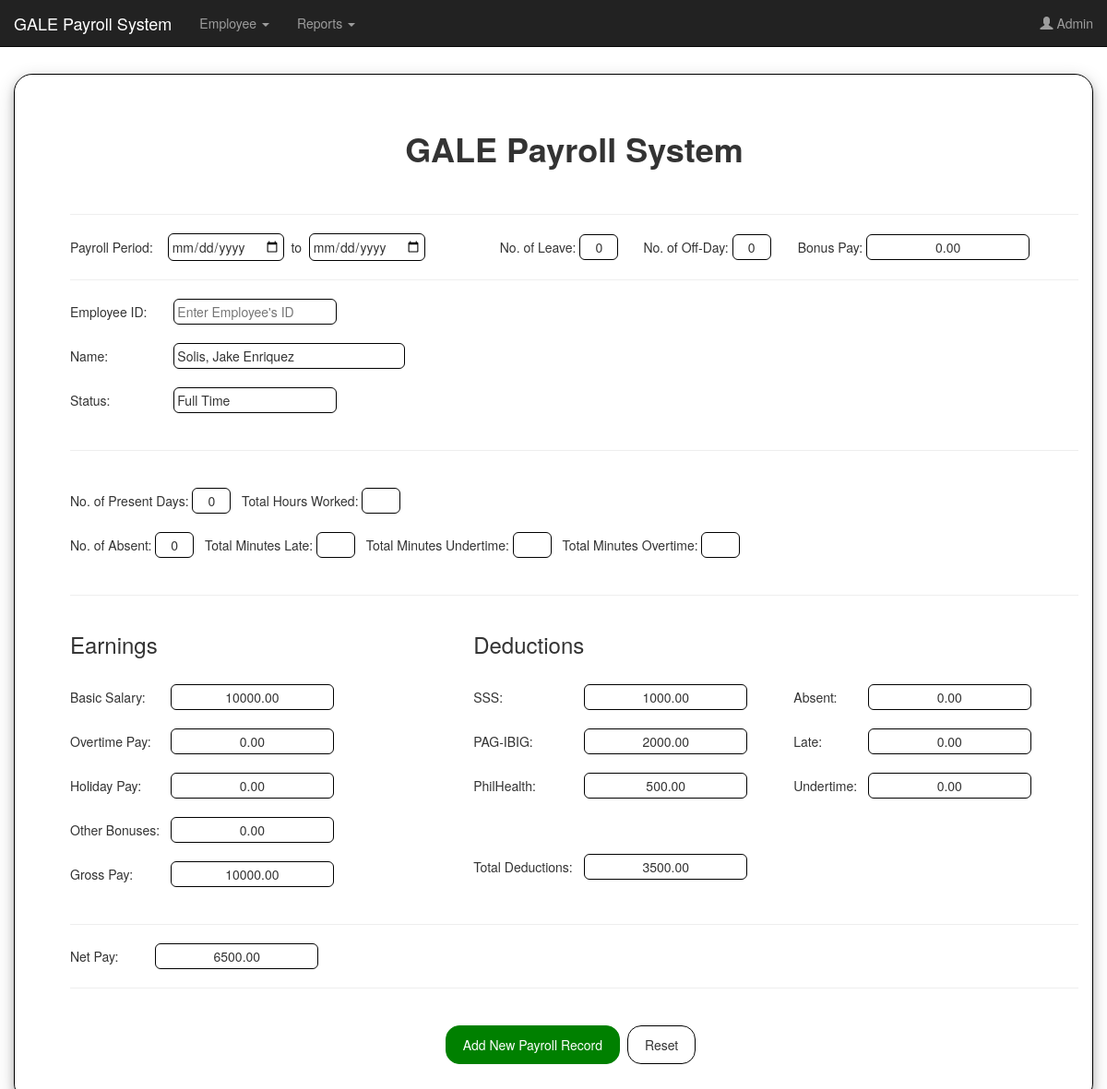
Screenshot of /salary/salary.php?slct_eid=125 (signed in) with the database file from the repository.
### tables this page shows
CREATE TABLE `employeepaytb` (
  `fld_eid` int(11) NOT NULL,
  `fld_name` varchar(200) NOT NULL,
  `fld_status` varchar(200) DEFAULT NULL,
  `fld_basicsalary` float(11,2) DEFAULT NULL,
  `fld_SSS` float(11,2) DEFAULT NULL,
  `fld_pagibig` float(11,2) DEFAULT NULL,
  `fld_philhealth` float(11,2) DEFAULT NULL,
  `fld_hourlyrate` float(11,2) DEFAULT NULL
);

### salary/salary.php (the view, shortened to what this page needs)
<!DOCTYPE html>
<html lang="en">
<head>
    <?php
        include("../navbar.php");
        include("../connect.php");
    ?>
   <link rel="stylesheet" href="stylesalary.css">
</head>
<body>
    <br>
<?php
        $name = "";
        $status = "Full Time";
        $payrollstart = "";
        $payrollend = "";
        $basicsalary = 0;
        $sss = 0;
        $pagibig = 0;
        $philhealth = 0;
        $noofpresent = "";
        $noofabsent = "";
        $nooflate = "";
        $noofundertime = "";
        $noofovertime= "";
        $totalhoursworked = "";
        $overtimepay = 0;
        $deductionabsent = 0;
        $deductionlate = 0;
        $deductionundertime = 0;
        $netpay = 0;
        $totaldeduction = 0;
        $noofleave = "";
        $noofdayoff = "";
        $bonuspay = 0;
        $grosspay = 0;
        $rateperday = 0;
        $holidaypay = 0;
    ?>
    <div class="container">
        <br><br>
        <center>
        <h1><b>GALE Payroll System</b></h1>
        </center>
        <br>
        <hr>
            <?php
            if(isset($_GET['slct_eid'])){
                $result = $conn->query("select fld_eid, fld_status, fld_name, fld_basicsalary, fld_SSS, fld_pagibig, fld_philhealth, fld_hourlyrate from employeepaytb where fld_eid like '$_GET[slct_eid]'");
                while($row = $result -> fetch_assoc()){
                    $name = $row["fld_name"];
                    $status = $row["fld_status"];
                    $basicsalary = $row["fld_basicsalary"];
                    $sss = $row["fld_SSS"];
                    $pagibig = $row["fld_pagibig"];
                    $philhealth = $row["fld_philhealth"];
                }
                $payrollstart = $_GET['txt_payrollstart'];
                $payrollend = $_GET['txt_payrollend'];
                $resultpay = $conn-> query("select SUM(fld_isPresent) as no_of_present, SUM(fld_isAbsent) as no_of_absent, SUM(fld_minutesLate) as no_of_late, SUM(fld_minutesUndertime) as no_of_undertime, SUM(fld_minutesOvertime) as no_of_overtime, SUM(fld_hoursworked) as totalhoursworked, fld_schedstart, fld_schedend from dailyattendancetb where fld_eid like '$_GET[slct_eid]' AND fld_date BETWEEN '$payrollstart' AND '$payrollend'");
                while($row = $resultpay -> fetch_assoc()){
                    $noofpresent = $row["no_of_present"];
                    $noofabsent = $row["no_of_absent"];
                    $nooflate = $row["no_of_late"];
                    $noofundertime = $row["no_of_undertime"];
                    $noofovertime= $row["no_of_overtime"];
                    $totalhoursworked = $row["totalhoursworked"];
                }
                $noofleave = floatval($_GET['txt_noofleave']);
                $noofdayoff = floatval($_GET['txt_noofdayoff']);
                $bonuspay = floatval($_GET['txt_bonuspay']);
                $noofabsent -= $noofleave;
                $noofabsent -= $noofdayoff;
                $noofpresent -= $noofleave;
                if($noofabsent <= 0 ){
                    $noofabsent = 0;
                }
                if($noofpresent <= 0){
                    $noofpresent = 0;
                }
                $addedAmount_ot = 4;
                $overtimepay = $addedAmount_ot * $noofovertime;
                if(isset($bonuspay)){
                    $grosspay = $basicsalary + $overtimepay + $bonuspay + $holidaypay;
                }else{
                    $grosspay = $basicsalary + $overtimepay + $holidaypay;
                }
                $minusAmount_absent = $rateperday;
                $deductionabsent = $minusAmount_absent * $noofabsent;
                $minusAmount_late = 2;
                $deductionlate = $minusAmount_late * $nooflate;
                $minusAmount_undertime = 2;
                $deductionundertime = $minusAmount_undertime * $noofundertime;
                $totaldeduction = $sss + $pagibig + $philhealth + $deductionabsent + $deductionlate + $deductionundertime;
                $netpay = $grosspay - $totaldeduction;
            }
            ?>
                <form action="salary.php"  method="get">
                <table width="100%">
                    <tr>
                        <td>Payroll Period: <input type="date" style="margin-left:1vw;"name="txt_payrollstart" value='<?php echo $payrollstart;?>' >&nbsp; to &nbsp;<input type="date" name="txt_payrollend" value='<?php echo $payrollend;?>' ></td>
                        <td >No. of Leave: <input type="text" style="text-align:center;" name="txt_noofleave" value='<?php echo $noofleave;?>' size="2" placeholder="..." ></td>
                        <td >No. of Off-Day: <input type="text" style="text-align:center;" name="txt_noofdayoff" value='<?php echo $noofdayoff;?>' size="2" placeholder="..." ></td>
                        <td>Bonus Pay: <input type="text" style="text-align:center;" name="txt_bonuspay" pattern="[0-9]+" value='<?php echo str_replace(',','',number_format($bonuspay ,2));?>' placeholder="..." ></td>
                    </tr>
                </table>
                <hr>
                <table width=450px>
                <tr>
                    <td>Employee ID: <br><br></td>
                    <td><input type="text" name="slct_eid" onchange=this.form.submit() placeholder="Enter Employee's ID"> <br><br></td>
                </tr>
                </form>
                <form action=savesalary.php method=post>
                <tr>
                    <td>Name: <br><br></td>
                    <td><input type="text" name="txt_name" size=30 value='<?php echo $name;?>' required readonly><br><br></td>
                </tr>
                <tr>
                    <td>Status: <br><br></td>
                    <td><input type="text" name="txt_status" value='<?php echo $status;?>' readonly><br><br></td>
                </tr>
        <hr>
            <?php
                if($status == "Full Time")
                {
                    include("fulltimesalary.php");
                }else if ($status == "Part Time")
                {
                    include("parttimesalary.php");
                }
                ?>
        <center>
            <table>
            <tr>
            <td><input type="submit" value="Add New Payroll Record" class="addbtn" >
        </td>
            </form>
            <form action="salary.php">
                <td><input type="submit" value="Reset" class="resetbtn"></td>
            </form>
        <br>
        <br>
    </div>
    <br>   <br>
</body>
</html>

### salary/fulltimesalary.php
<div width="100%" >
    <br>
    No. of Present Days: <input type="text" style="text-align:center;"  size="2" name="txt_noofpresent" value='<?php echo $noofpresent; ?>' readonly>&nbsp;&nbsp;
    Total Hours Worked: <input type="text" style="text-align:center;"  size="2" name="txt_totalhoursworked" id ="totalhoursworked" value='<?php echo $totalhoursworked; ?>'readonly>&nbsp;&nbsp;<br><br>
    No. of Absent: <input type="text" style="text-align:center;" size="2" name="txt_noofabsent" value='<?php echo $noofabsent; ?>' readonly>&nbsp;&nbsp;
    Total Minutes Late: <input type="text" style="text-align:center;"  size="2" name="txt_nooflate" value='<?php echo $nooflate; ?>'readonly>&nbsp;&nbsp;
    Total Minutes Undertime: <input type="text" style="text-align:center;"  size="2" name="txt_noofundertime" value='<?php echo $noofundertime; ?>'readonly>&nbsp;&nbsp;
    Total Minutes Overtime: <input type="text" style="text-align:center;"  size="2" name="txt_noofovertime" value='<?php echo $noofovertime; ?>'readonly>&nbsp;&nbsp;
</div><br>
<hr>
<div class="leftrightcontainer">
    <div class="left-div">
    <table>
        <tr>
            <td>
                <h3>Earnings</h3><br>
            </td>
        </tr>
        <tr>
            <td>
                Basic Salary: <br><br></td>
                <td><input type="text" style="text-align:center;"  name="txt_basicsalary" id="basicsalary" value='<?php echo str_replace(',','',number_format($basicsalary, 2));?>' readonly><br><br>
            </td>
        </tr>
        <tr>
            <td>
                Overtime Pay: <br><br></td>
                <td><input type="text" style="text-align:center;"  name="txt_overtimepay" id="overtimepay" value='<?php echo str_replace(',','',number_format($overtimepay,2));?>' readonly><br><br>
            </td>
        </tr>
        <tr>
            <td>
                Holiday Pay: &nbsp;&nbsp;<br><br></td>
                <td><input type="text" style="text-align:center;"  name="txt_holidaypay" id="holidaypay" value='<?php echo str_replace(',','',number_format($holidaypay,2));?>' readonly><br><br>
            </td>
        </tr>
        <tr>
            <td>
                Other Bonuses: &nbsp;&nbsp;<br><br></td>
                <td><input type="text" style="text-align:center;"  name="txt_bonuspay" id="bonuspay" value='<?php echo str_replace(',','',number_format($bonuspay,2));?>' readonly><br><br>
            </td>
        </tr>
        <tr>
            <td>
                Gross Pay: <br><br></td>
                <td><input type="text" style="text-align:center;"  name="txt_grosspay" id="grosspay" value='<?php echo str_replace(',','',number_format($grosspay,2));?>'readonly><br><br>
            </td>
        </tr>
    </table>
    </div>
    <div class="right-div">
    <table>
    <tr>
        <td><h3>Deductions</h3><br></td>
    </tr>
    <tr>
        <td > SSS: <br><br></td>
                <td><input type="text" style="text-align:center; margin-right: 50px;"  name="txt_sss" id="sss" value='<?php echo str_replace(',','',number_format($sss,2));?>' readonly><br><br>
        </td>
        <td>
            Absent:<br><br> </td>
                <td><input type="text" style="text-align:center;"  name="txt_deductionabsent" id="deductionabsent" value='<?php echo str_replace(',','',number_format($deductionabsent,2));?>' readonly><br><br>
        </td>
    </tr>
    <tr>
        <td>
            PAG-IBIG:<br><br> </td>
                <td><input type="text" style="text-align:center;"  name="txt_pagibig" id="pagibig" value='<?php echo str_replace(',','',number_format($pagibig,2));?>' readonly><br><br>
        </td>
        <td>
            Late: <br><br></td>
                <td><input type="text" style="text-align:center;"  name="txt_deductionlate" id="deductionlate" value='<?php echo str_replace(',','',number_format($deductionlate,2));?>'  readonly><br><br>
        </td>
    </tr>
    <tr>
        <td>
            PhilHealth: <br><br></td>
                <td><input type="text" style="text-align:center;"  name="txt_philhealth" id="philhealth" value='<?php echo str_replace(',','',number_format($philhealth,2));?>' readonly><br><br>
        </td>
        <td>
            Undertime: &nbsp;&nbsp;<br><br></td>
                <td><input type="text" style="text-align:center;"  name="txt_deductionundertime" id="deductionundertime" value='<?php echo str_replace(',','',number_format($deductionundertime,2));?>' readonly><br><br>
        </td>
    </tr>
    <tr>
        <td><br><br></td> <td><br><br></td>
        <td><br><br></td> <td><br><br></td>
    </tr>
    <tr>
        <td>Total Deductions: <br><br></td>
                <td><input type="text" style="text-align:center;"  name="txt_totaldeductions" id="totaldeductions" value='<?php echo str_replace(',','',number_format($totaldeduction,2));?>' readonly><br><br></td>
    </tr>
    </table>
    </div>
</div>
<hr>
    Net Pay: <input type="text" style="text-align:center; margin-left:3vw;" name="txt_netpay" id="netpay" value='<?php echo str_replace(',','',number_format($netpay,2));?>' readonly>
<hr>
<br>

### salary/stylesalary.css (style rules this page uses)
.leftrightcontainer:after { content: ""; display: table; clear: both; }
.left-div { float: left; width: 40%; overflow: auto; }
.right-div { float: left; width: 60%; overflow: auto; }
.container { border: 1px solid black; padding-left: 5%; border-radius: 20px; box-shadow: 0 4px 8px 0 rgba(0, 0, 0, 0.2), 0 6px 20px 0 rgba(0, 0, 0, 0.19); }
.addbtn { border: 1px solid green; background-color: green; color: white; border-radius: 15px; padding: 10px 18px; margin-right: 8px; }
.resetbtn { border: 1px solid black; background-color: white; border-radius: 15px; padding: 10px 18px; margin-right: 8px; }
input { border: 1px solid black; border-radius: 6px; padding: 3px; }

### rows the page displays
employeepaytb: txt_name "Solis, Jake Enriquez", txt_status "Full Time", txt_basicsalary "10000.00", txt_grosspay "10000.00", txt_sss "1000.00", txt_pagibig "2000.00", txt_philhealth "500.00", txt_totaldeductions "3500.00", txt_netpay "6500.00"
